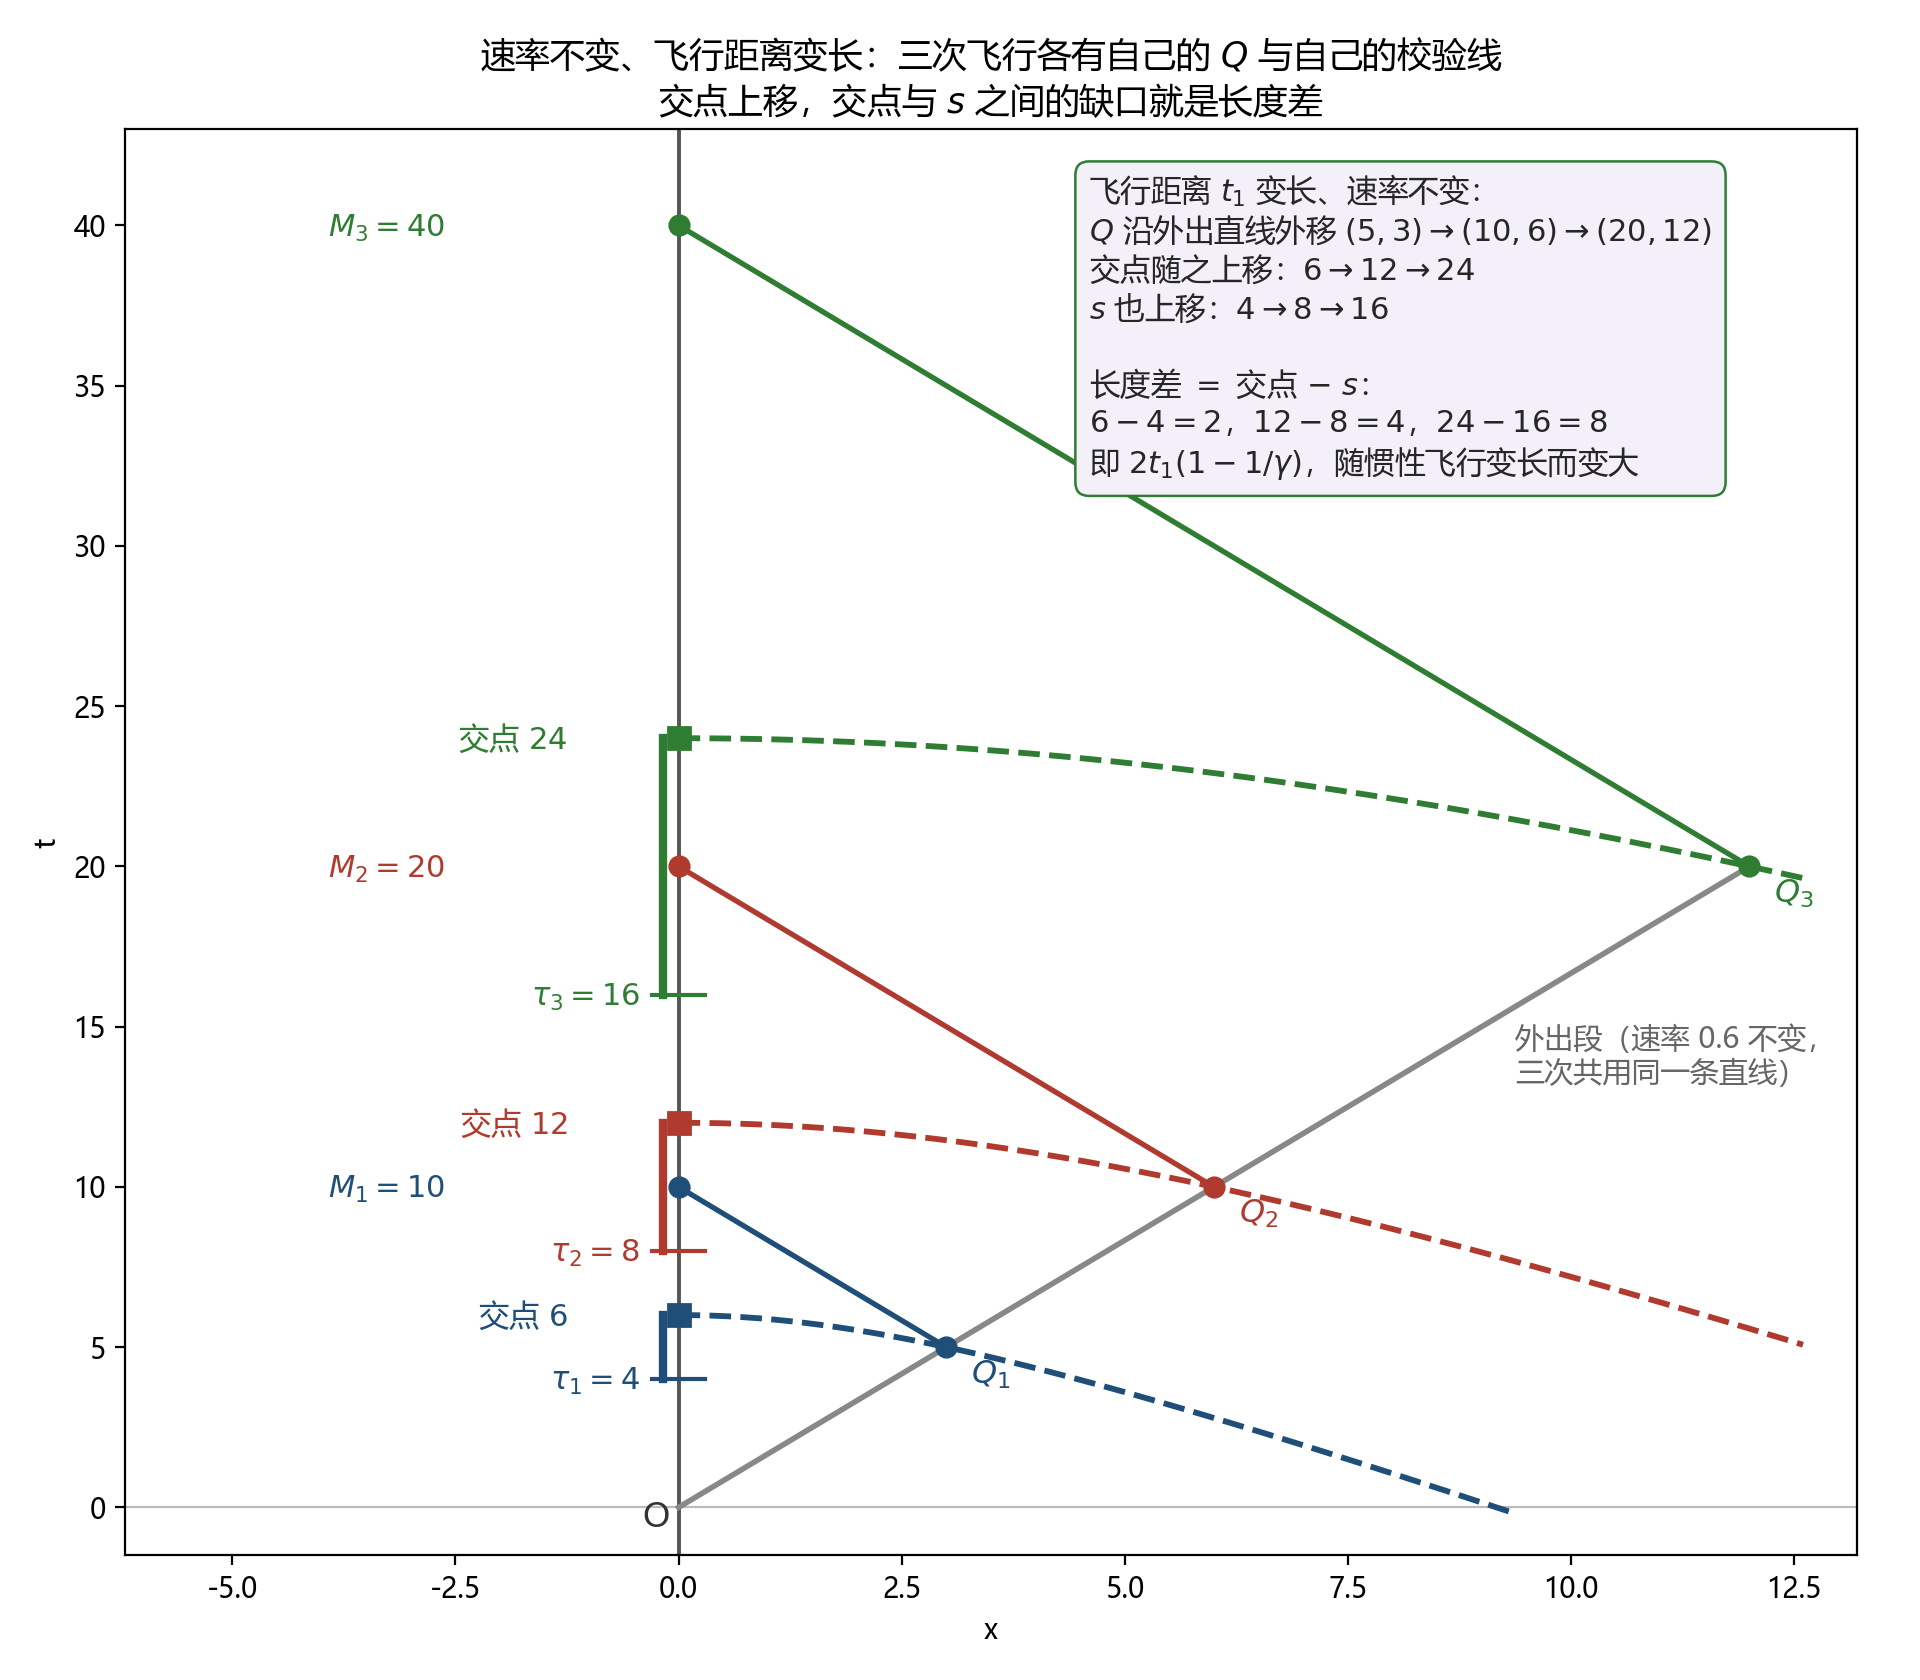

The script that saved this image:
# -*- coding: utf-8 -*-
"""
第 14 章配图（方式一）：速率不变、飞行距离变长。
三次飞行 v=0.6（c=1，gamma=1.25）不变，t1=5/10/20，即 tbl-at-scan 的三行。
转向事件 Q 沿外出直线外移 (5,3)->(10,6)->(20,12)，重逢事件 M=10/20/40；
以各 M 为心、过该次 Q 的校验线与 t 轴的交点 = 6/12/24，tau=t1/gamma=4/8/16，
长度差 = 交点 - s = 2t1(1-1/gamma) = 2/4/8。
"""
import numpy as np
import matplotlib
matplotlib.use("Agg")
import matplotlib.pyplot as plt

for f, s in (("font.sans-serif", ["Microsoft YaHei", "SimHei", "DejaVu Sans"]),
             ("axes.unicode_minus", False)):
    plt.rcParams[f] = s

BLUE, RED, GREEN, GREY = "#1f4e79", "#b03a2e", "#2e7d32", "#666666"
v, gam = 0.6, 1.25

trips = [dict(idx=1, t1=5.0,  col=BLUE),
         dict(idx=2, t1=10.0, col=RED),
         dict(idx=3, t1=20.0, col=GREEN)]
for tr in trips:
    tr["Q"] = (v * tr["t1"], tr["t1"])   # 转向事件
    tr["M"] = 2 * tr["t1"]               # 重逢事件高度
    tr["tau"] = tr["t1"] / gam           # 外出段线长 = 返程段线长（速率不变）
    tr["cut"] = tr["M"] - tr["tau"]      # 校验线（以 M 为心、过 Q）与 t 轴的交点
    tr["diff"] = tr["cut"] - tr["tau"]   # 长度差

fig, ax = plt.subplots(figsize=(9.6, 8.4))
ax.axhline(0, color="#bbbbbb", lw=0.8)
ax.axvline(0, color="#555555", lw=1.4)

# 外出段：速率相同，三次共用同一条直线，只画一次
ax.plot([0, v * trips[-1]["t1"]], [0, trips[-1]["t1"]], color="#888888", lw=2.0)
ax.annotate("外出段（速率 0.6 不变，\n三次共用同一条直线）",
            (0.75 * v * trips[-1]["t1"], 0.75 * trips[-1]["t1"]),
            textcoords="offset points", xytext=(12, -20),
            color=GREY, fontsize=10.5)

for tr in trips:
    Qx, Qt = tr["Q"]
    col, i = tr["col"], tr["idx"]
    ax.plot([Qx, 0], [Qt, tr["M"]], color=col, lw=1.9)          # 返程惯性段
    ax.plot(0, tr["M"], "o", color=col, ms=7, zorder=6)
    x = np.linspace(0, 12.6, 500)                                # 校验线（下支）
    t = tr["M"] - np.sqrt(tr["tau"] ** 2 + x ** 2)
    m = t >= -0.2
    ax.plot(x[m], t[m], color=col, lw=2.1, ls="--")
    ax.plot(*tr["Q"], "o", color=col, ms=7, zorder=6)
    ax.plot(0, tr["cut"], "s", color=col, ms=8, zorder=6)        # 交点
    ax.plot([-0.18, -0.18], [tr["tau"], tr["cut"]], color=col, lw=3.0)  # 缺口
    ax.plot([-0.3, 0.3], [tr["tau"], tr["tau"]], color=col, lw=1.5)

    ax.annotate(rf"$\tau_{i}={tr['tau']:.0f}$", (0, tr["tau"]),
                textcoords="offset points", xytext=(-14, -4),
                ha="right", color=col, fontsize=11)
    ax.annotate(rf"交点 ${tr['cut']:.0f}$", (0, tr["cut"]),
                textcoords="offset points", xytext=(-40, -4),
                ha="right", color=col, fontsize=11)
    ax.annotate(rf"$M_{i}={tr['M']:.0f}$", (0, tr["M"]),
                textcoords="offset points", xytext=(-84, -4),
                ha="right", color=col, fontsize=11)
    ax.annotate(rf"$Q_{i}$", tr["Q"], textcoords="offset points",
                xytext=(9, -13), color=col, fontsize=11.5)

ax.annotate("O", (0, 0), textcoords="offset points", xytext=(-13, -7),
            color="#333333", fontsize=12)

ax.text(4.6, 41.6,
        "飞行距离 $t_1$ 变长、速率不变：\n"
        "$Q$ 沿外出直线外移 $(5,3)\\to(10,6)\\to(20,12)$\n"
        "交点随之上移：$6\\to12\\to24$\n"
        "$s$ 也上移：$4\\to8\\to16$\n\n"
        "长度差 $=$ 交点 $-\\ s$：\n"
        "$6-4=2$，$12-8=4$，$24-16=8$\n"
        "即 $2t_1(1-1/\\gamma)$，随惯性飞行变长而变大",
        fontsize=11, color="0.15", va="top",
        bbox=dict(boxstyle="round,pad=0.45", fc="#f4f0fa", ec=GREEN, lw=0.9))

ax.set_xlim(-6.2, 13.2)
ax.set_ylim(-1.5, 43)
ax.set_xlabel("x")
ax.set_ylabel("t")
ax.set_title("速率不变、飞行距离变长：三次飞行各有自己的 $Q$ 与自己的校验线\n"
             "交点上移，交点与 $s$ 之间的缺口就是长度差", fontsize=12.5)
fig.tight_layout()
fig.savefig("twins-asym-extend.png", dpi=200, facecolor="white")
for tr in trips:
    print(f"t1={tr['t1']:>4.0f}  Q={tr['Q']}  M={tr['M']:>4.0f}  tau={tr['tau']:>4.0f}  "
          f"交点={tr['cut']:>4.0f}  差={tr['diff']:>4.0f}")
print("saved")
